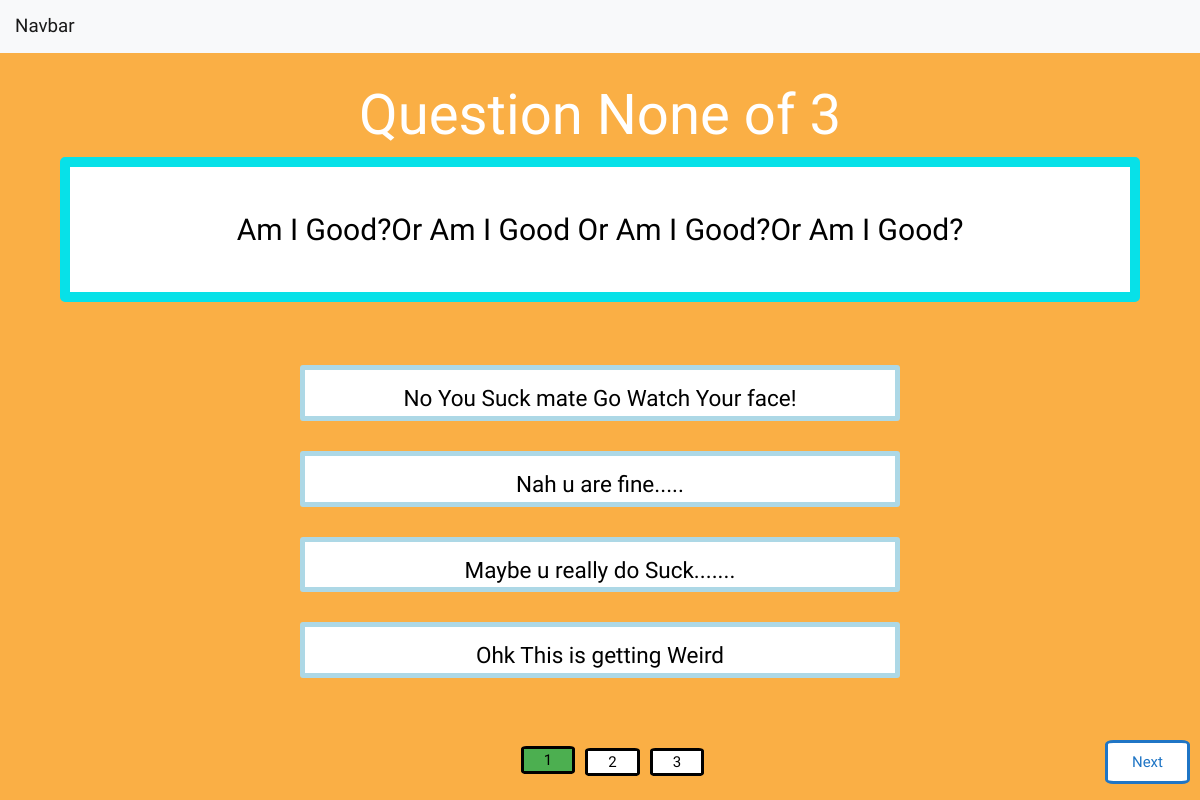
Screenshot of /questions/ with the database file from the repository.
### MCQ/models.py (models this page shows)
class Question_Pages(models.Model):
    Qid = models.BigIntegerField()
    Question = models.CharField(max_length=200)
    o_1 = models.CharField(max_length=100)
    o_2 = models.CharField(max_length=100)
    o_3 = models.CharField(max_length=100)
    o_4 = models.CharField(max_length=100)
    ans = models.CharField(max_length=100)

### MCQ/views.py (the view)
# urls.py: path('questions/',MCQ.views.QuesionMCQ),
@ensure_csrf_cookie
def QuesionMCQ(request):
    Questions = Question_Pages.objects.order_by('Qid')
    Total_Question = Questions.count()
    paginator = Paginator(Questions,1)
    page = request.GET.get('q')
    Questions = paginator.get_page(page)
    return render(request,'MCQ/index.html',{'Questions':Questions,'Total_Question':Total_Question,'Qno':page})

### MCQ/templates/MCQ/index.html (shortened to what this page needs)
{% load static %}
<!DOCTYPE html>
<html lang="en">
<head>
    <link rel="stylesheet" href="https://stackpath.bootstrapcdn.com/bootstrap/4.5.2/css/bootstrap.min.css"
>
    <link rel="stylesheet" href="{% static 'stylesheets/style_question.css' %}">
</head>
<body>
    <div class="body">
        <div class='top'>
            <nav class="navbar navbar-light bg-light noselect">
                <a class="navbar-brand">Navbar</a>
            </nav>
        </div>
        {% for i in Questions%}
        <div class="Total_Question noselect">
            <h1>Question {{Qno}} of {{Total_Question}}</h1>
        </div>
        <div class="question-body noselect">
            {{i.Question}}
        </div>
        <div class="options noselect">
            <label for="one">{{i.o_1}}</label>
            <label for="two">{{i.o_2}}</label>
            <label for="three">{{i.o_3}}</label>
            <label for="four">{{i.o_4}}</label>
        </div>
        {% endfor%}
        <div class="navig noselect">
                {% if Questions.has_previous %}
                <a id="prev" href="?q={{Questions.previous_page_number}}"><span>Prev</span></a>
                {%else%}
            <div style="margin-right: auto;width: 10vw;">
                {% endif %}
            </div>
            <div class="pagination">
                {% for pn in Questions.paginator.page_range %}
                {%if Questions.number == pn %}
                <a href="?q={{pn}}" class="active">{{pn}}</a>
                {% else%}
                <a href="?q={{pn}}" class="unactive">{{pn}}</a>
                {% endif %}
                {% endfor %}
            </div>
            <div class="nb" id="nbn">
                {% if Questions.has_next %}
                <a id="next"><span>Next</span></a>
                {% endif %}
            </div>
        </div>
    </div>
</body>
</html>

### static/stylesheets/style_question.css (style rules this page uses)
html { font-size: 15px; }
.noselect { -webkit-touch-callout: none; -webkit-user-select: none; -khtml-user-select: none; -moz-user-select: none; -ms-user-select: none; user-select: none; }
.top { margin-bottom: 4vh; height: 50px; }
.top .navbar { width: 100%; }
body { background-color:#faaf45; color: #fff; font-family: 'Baloo Tammudu 2', cursive; }
.Total_Question { display: flex; justify-content: center; }
.Total_Question h1 { font-size: 3.75rem; text-align: center; max-width: 80vw; }
.question-body { display: flex; justify-content: center; margin: auto; border-radius: 5px; border: 10px solid #07e1e8; padding: 5vh 2vw; background-color: #fff; color: #000; font-size: 2rem; text-align: center; margin-bottom: 6vh; width: 90vw; }
.options { display: flex; flex-direction: column; align-items: center; max-height: 40vh; }
.options label { display:flex; justify-content: center; font-size: 1.5rem; margin: 1rem 0.5rem 1rem 0.5rem; padding-top: 1.5vh; text-align: center; border:5px solid lightblue; color: black; border-radius:3px; background-color:white; width: 50vw; }
.navig { display: flex; padding-bottom: 2vh; position: absolute; width: 100%; bottom: 0px; }
.nb { margin:auto 10px; border-radius: 10%; padding:1vh 2vw; font-size: 1rem; background-color: white; }
#nbn { color: rgb(31, 117, 197); margin-left: auto; border: 3px solid rgb(31, 117, 197) }
#next { color: inherit; }
.nb span { cursor: pointer; display: inline-block; position: relative; transition: 0.5s; }
#next span:after { content: '\00bb'; position: absolute; opacity: 0; top: 0; right: -20px; transition: 0.5s; }
.pagination { margin:auto; }
.pagination a { color: black; background-color: white; font-size: 1rem; float: left; border-radius: 10%; text-decoration: none; padding: 0px 20px 0px 20px; border: 3px solid black; margin : 0 5px; }
.pagination a.active { background-color: #4CAF50; transform: translateY(-2px); }
.nb a { width: 100%; outline: 0; }

### rows the page displays
Question_Pages: Qno "None", Total_Question "3", Question "Am I Good?Or Am I Good Or Am I Good?Or Am I Good?", o_1 "No You Suck mate Go Watch Your face!", o_2 "Nah u are fine.....", o_3 "Maybe u really do Suck.......", o_4 "Ohk This is getting Weird"

### other values shown
{{ pn }} "1"
{{ pn }} "2" "3"
